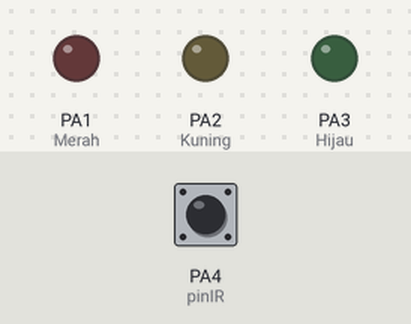
A sketch run on a simulated STM32 Blue Pill. Shown: output pins drawn as LEDs (lit = HIGH). Dashed ring = blinking. Inputs (shaded band) come from the test bench; at power-on: PA4 (pinIR) HIGH. What the sketch prints to the serial monitor is not drawn.

Above: at 1.2 s.
1.3 s: PA4 (pinIR) driven LOW
At 1.7 s:
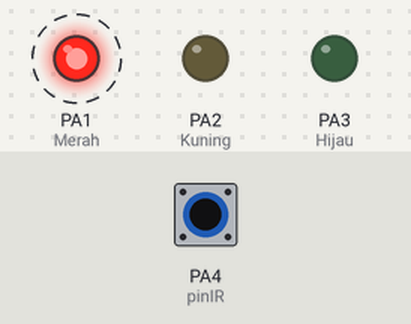
4.3 s: PA4 (pinIR) driven HIGH
At 5.2 s:
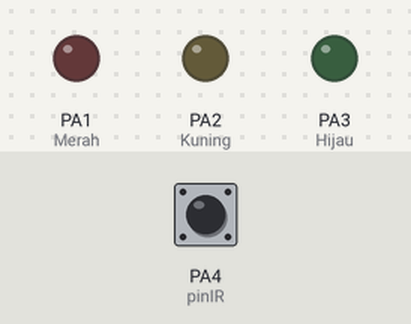
5.8 s: PA4 (pinIR) pulsed LOW 5 times (0.12 s each, 0.3 s apart)
At 8.1 s:
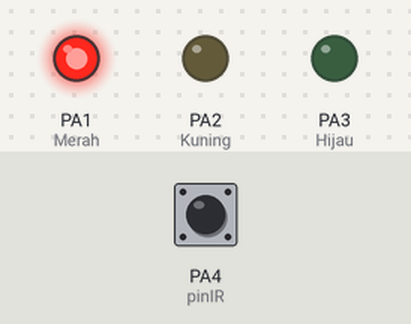
Timing chart, 0 to 9.6 s (numbered marks = the images above; inputs shaded):
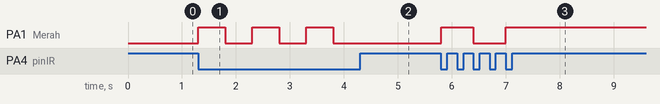

The sketch:

STM32_INFRARED.ino
```cpp
//INISIALISASI

int Merah=PA1;
int Kuning=PA2;
int Hijau=PA3;

int pinIR=PA4;

int Kunci=0;

void setup() {
  Serial.begin(9600);
  pinMode(pinIR,INPUT);
  pinMode(Merah,OUTPUT);
  pinMode(Kuning,OUTPUT);
  pinMode(Hijau,OUTPUT);
}

void loop() {
  //BACA DATA
    int bacaIR=digitalRead(pinIR);

 //PRINT SERIAL
    Serial.print("Sensor IR :");
    Serial.print(bacaIR);
    Serial.println();

 //BACA LOGIKA
    if(bacaIR==0 and Kunci==0){
    digitalWrite(Merah,HIGH);
    Kunci=1;
    delay(500);
    }else if(bacaIR==0 and Kunci==1){
    digitalWrite(Merah,LOW);
    Kunci=0;
    delay(500);
    }
}
```

Measured:
- after the input at 1.3 s, PA1 (Merah): alternates HIGH for 0.50 s and LOW for 0.50 s, starting at once
- after the input at 4.3 s, PA1 (Merah): stays LOW (without the input it goes to HIGH after 0.00 s)
- after the input at 5.8 s, PA1 (Merah): LOW → HIGH at once, → LOW 0.60 s later, → HIGH 0.60 s later
